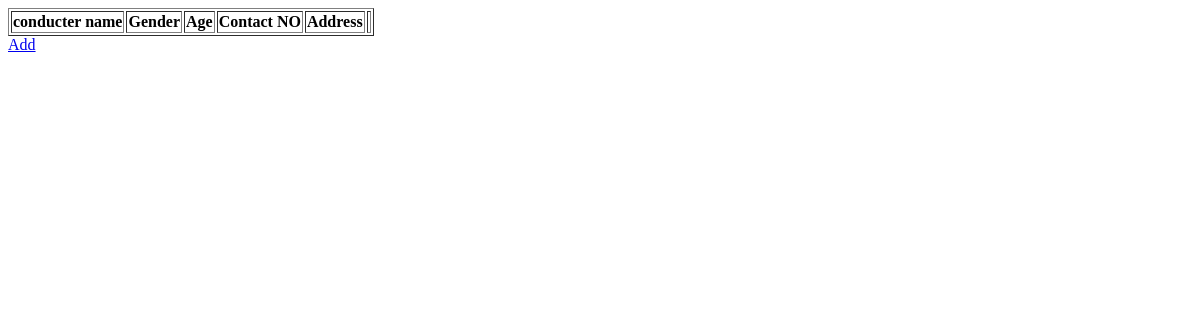
/ViewConducter, run on an earlier commit of the app's database.
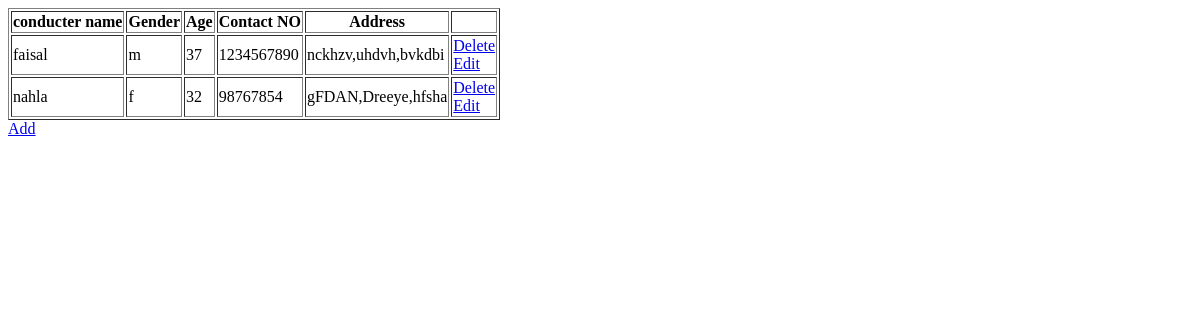
And on a later commit of the database.
### BuzbeeApp/models.py (models this page shows)
class CondoctorTable(models.Model):
    LOGIN = models.ForeignKey(LoginTable, on_delete=models.CASCADE,blank=True,null=True)
    OWNER = models.ForeignKey(OwnerTable, on_delete=models.CASCADE,blank=True,null=True)
    Name = models.CharField(max_length=30,blank=True,null=True)
    Age = models.IntegerField(blank=True,null=True)
    Contact_NO = models.BigIntegerField(blank=True,null=True)
    Gender = models.CharField(max_length=2,blank=True,null=True)
    Address = models.CharField(max_length=50,blank=True,null=True)

### BuzbeeApp/views.py (the view)
# urls.py: path('ViewConducter',ViewConducter.as_view(),name="ViewConducter"),
class ViewConducter(View):
    def get(self,request):
        obj=CondoctorTable.objects.all()
        return render(request,"owner/viewconducter.html",{'val':obj})

### templates/owner/viewconducter.html (shortened to what this page needs)
<!DOCTYPE html>
<html lang="en">
<head>
</head>
<body>
   <table border="1">
    <tr>
        <th>conducter name</th>
        <th>Gender</th>
        <th>Age</th>
        <th>Contact NO</th>
        <th>Address</th>
        <th> </th>
    </tr>
    {% for i in val %}
    <tr>
            <td> {{i.Name}}</td>
            <td>{{i.Gender}} </td>
            <td> {{i.Age}}</td>
            <td>{{i.Contact_NO}}</td>
            <td>{{i.Address}}</td>
            <td>
                <a href="/DeleteConducter/{{ i.LOGIN.id }}">Delete</a><br>
                <a href="/EditConducter/{{ i.id }}">Edit</a>
            </td>
    </tr>
    {% endfor %}
   </table>
        <a href="/AddConducter">Add</a>
</body>
</html>

What changed in the data, as far as the page shows it:
added CondoctorTable: Name "faisal", Gender "m", Age "37", Contact_NO "1234567890", Address "nckhzv,uhdvh,bvkdbi"
added CondoctorTable: Name "nahla", Gender "f", Age "32", Contact_NO "98767854", Address "gFDAN,Dreeye,hfsha"
